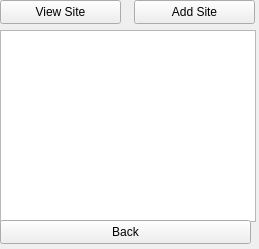
<?xml version="1.0" encoding="UTF-8"?>
<ui version="4.0">
 <class>Form</class>
 <widget class="QWidget" name="Form">
  <property name="geometry">
   <rect>
    <x>0</x>
    <y>0</y>
    <width>259</width>
    <height>249</height>
   </rect>
  </property>
  <property name="windowTitle">
   <string>Form</string>
  </property>
  <widget class="QTableView" name="tableView">
   <property name="geometry">
    <rect>
     <x>0</x>
     <y>30</y>
     <width>256</width>
     <height>192</height>
    </rect>
   </property>
   <property name="sortingEnabled">
    <bool>true</bool>
   </property>
  </widget>
  <widget class="QPushButton" name="pushButton">
   <property name="geometry">
    <rect>
     <x>0</x>
     <y>0</y>
     <width>121</width>
     <height>24</height>
    </rect>
   </property>
   <property name="text">
    <string>View Site</string>
   </property>
  </widget>
  <widget class="QPushButton" name="pushButton_2">
   <property name="geometry">
    <rect>
     <x>134</x>
     <y>0</y>
     <width>121</width>
     <height>24</height>
    </rect>
   </property>
   <property name="text">
    <string>Add Site</string>
   </property>
  </widget>
  <widget class="QPushButton" name="pushButton_3">
   <property name="geometry">
    <rect>
     <x>0</x>
     <y>220</y>
     <width>251</width>
     <height>24</height>
    </rect>
   </property>
   <property name="text">
    <string>Back</string>
   </property>
  </widget>
 </widget>
 <resources/>
 <connections/>
</ui>
